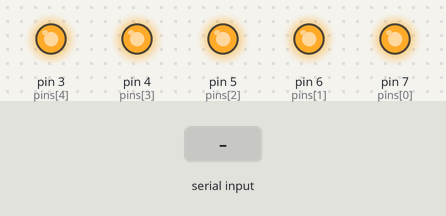
This program was run on a simulated Arduino Uno, built with avr-gcc and run on an emulated ATmega328P. On the bench: output pins drawn as LEDs (lit = HIGH). The inputs (shaded band) are chosen by the test bench.

Above: at 6.8 s.
6.9 s: "K" received over Serial
At 7.6 s:
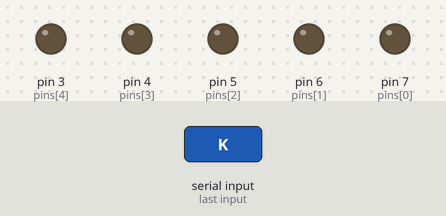
At 8.6 s:
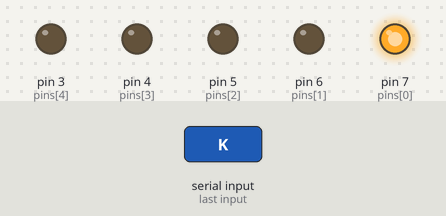
9.9 s: "1" received over Serial
At 11.2 s:
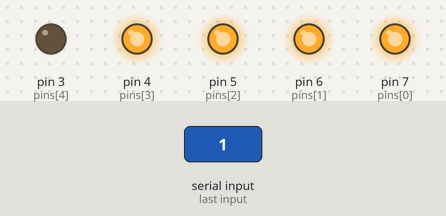
Timing chart, 0 to 13.4 s (numbered marks = the images above; inputs shaded):
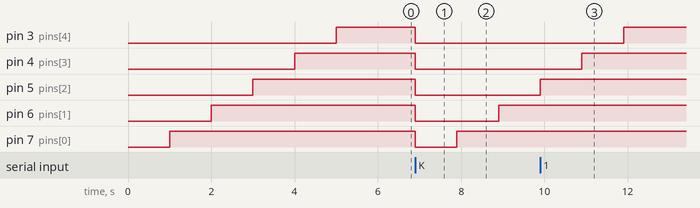

The program:

main.cpp
```cpp
#include <Arduino.h>
#include<string.h>

uint8_t pins[5] = {7, 6, 5, 4, 3};
uint8_t actnum = 0;
unsigned long Lastactivation = 0;
char press;
const int interval = 1000;
bool all_on = false;

void setup() {
  Serial.begin(115200);
  while(!Serial){
    ;
  }
  pinMode(pins[0], OUTPUT);
  pinMode(pins[1], OUTPUT);
  pinMode(pins[2], OUTPUT);
  pinMode(pins[3], OUTPUT);
  pinMode(pins[4], OUTPUT);

}

void loop() {
 unsigned long now = millis();
  if(actnum == 5){
  if(now - Lastactivation >= interval){
    all_on = true;
  actnum =0;
  }
 }
if(all_on == false){
 if(now - Lastactivation >= interval){
  digitalWrite(pins[actnum], HIGH);
  actnum++;
  Lastactivation = now;
}
}
if(all_on == true){
  while(Serial.available() > 0){
  press = Serial.read();
  }
  if (press == 'K')
  {
    digitalWrite(pins[0], LOW);
  digitalWrite(pins[1], LOW);
  digitalWrite(pins[2], LOW);
  digitalWrite(pins[3], LOW);
  digitalWrite(pins[4], LOW);
  all_on = false;
  Lastactivation = millis();
  }

}
}
```

Measured:
- after the input at 6.9 s, pin 3 (pins[4]), pin 4 (pins[3]): HIGH → LOW at once; pin 5 (pins[2]): HIGH → LOW at once, → HIGH 3.0 s later; pin 6 (pins[1]): HIGH → LOW at once, → HIGH 2.0 s later; pin 7 (pins[0]): HIGH → LOW at once, → HIGH 1.0 s later
- after the input at 9.9 s, pin 3 (pins[4]): goes on until 11.9 s, then stays HIGH; pin 4 (pins[3]): goes on until 10.9 s, then stays HIGH; pin 5 (pins[2]), pin 6 (pins[1]), pin 7 (pins[0]): stays HIGH (without the input it goes to LOW after 3.0 s)
